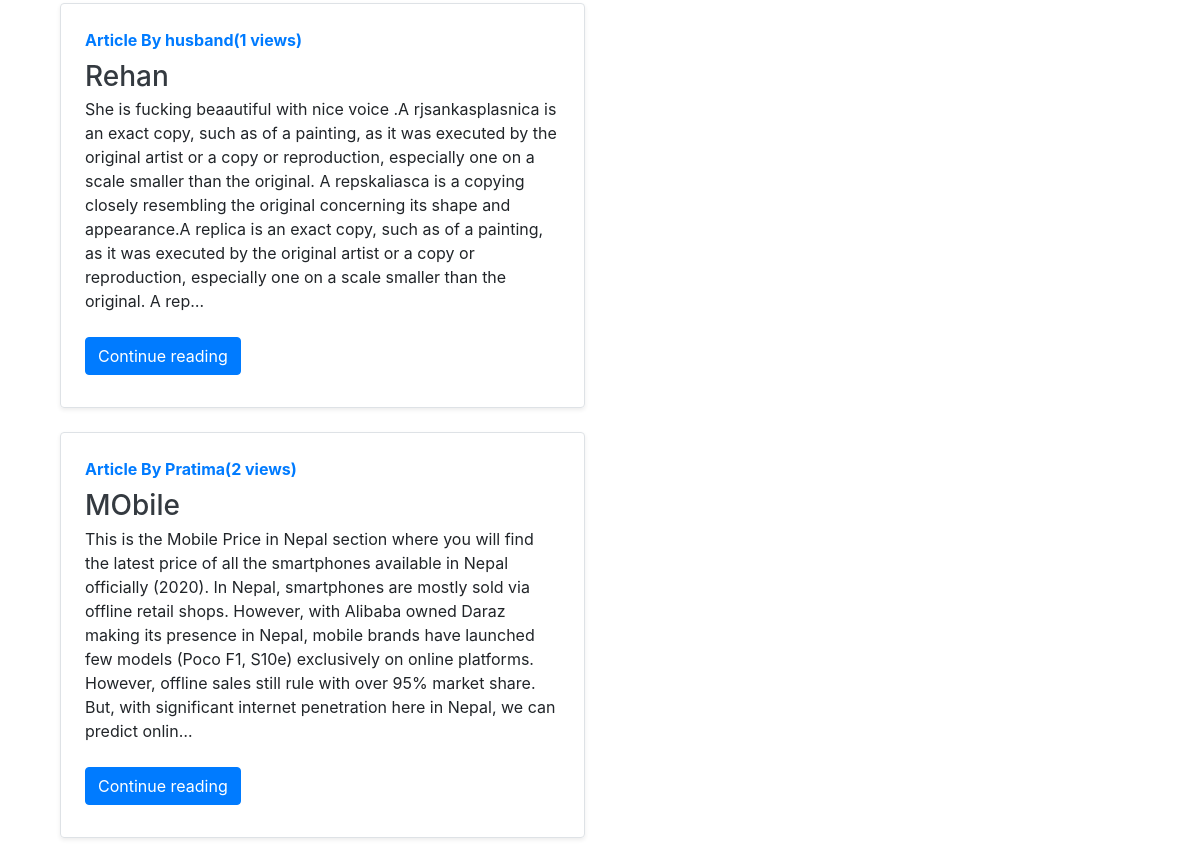
/blog/ (middle part), run on an earlier commit of the app's database.
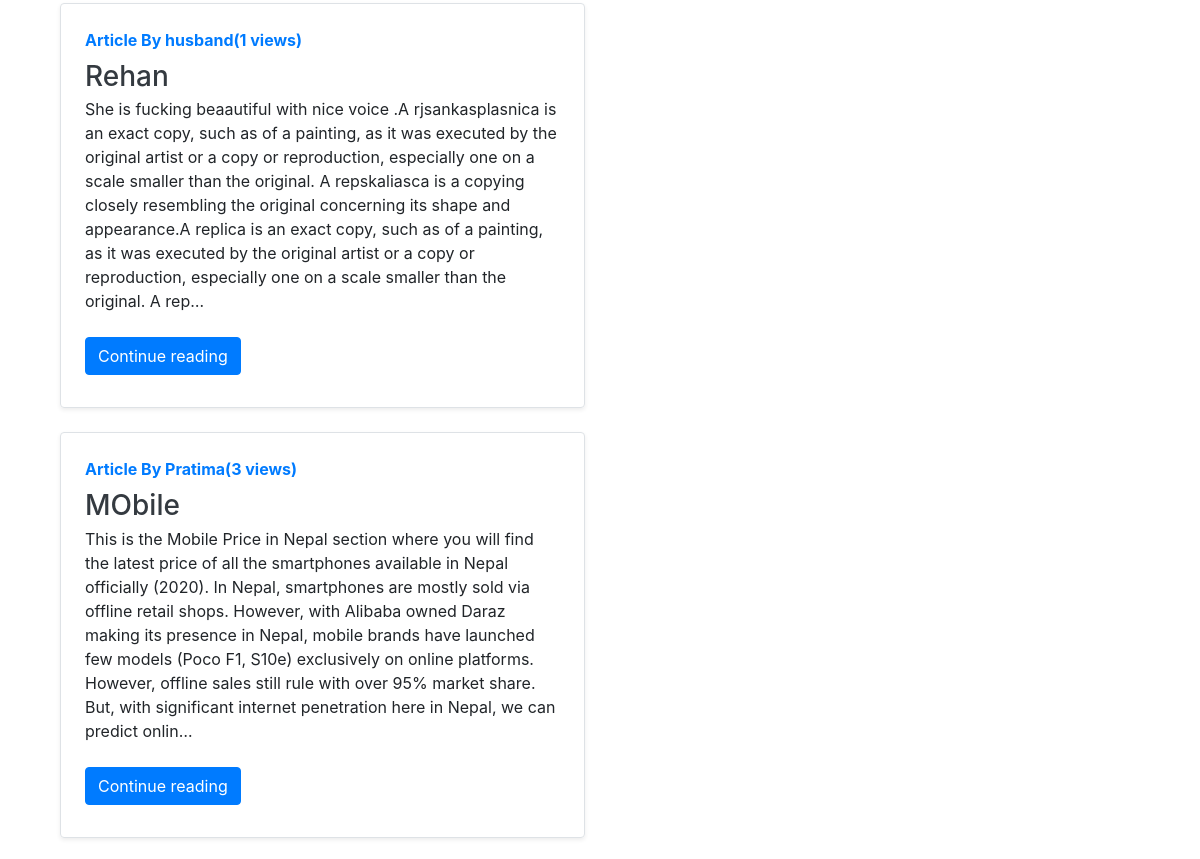
And on a later commit of the database.
### blog/models.py (models this page shows, shortened)
class Post(models.Model):
    sno = models.AutoField(primary_key=True)
    title = models.CharField(max_length=100)
    content = models.TextField()
    author = models.CharField(max_length=12)
    slug = models.CharField(max_length=120)
    views = models.IntegerField(default=0)
    timeStamp = models.DateTimeField(blank=True)

### blog/views.py (the view)
# urls.py: path('', views.blogHome, name='blogHome'),
def blogHome(request):
    allPosts = Post.objects.all()
    context = {'allPosts': allPosts}
    return render(request, 'blog/blogHome.html', context)

### templates/blog/blogHome.html (shortened to what this page needs)
{% extends 'base.html' %}
{% block body %}
<div class="container my-3">
{% for post in allPosts  %}
<div class="col-md-6">
      <div class="row no-gutters border rounded overflow-hidden flex-md-row my-4 shadow-sm h-md-250 position-relative">
        <div class="col p-4 d-flex flex-column position-static">
          <strong class="d-inline-block mb-2 text-primary">Article By {{post.author}}({{post.views}} views)</strong>
          <h3 class="mb-0"><a class="text-dark" href="/blog/{{post.slug}}">{{post.title}} </a>  </h3>
          <p class="card-text mb-auto"><div class="preview">{{post.content|safe|truncatechars:500}}</div></p>
         <div class="my-2">
          <a href="/blog/{{post.slug}}" role="button" class="btn btn-primary">Continue reading</a>
        </div>
        </div>
      </div>
    </div>
    {% endfor %}
</div>
{% endblock body %}

What changed in the data, as far as the page shows it:
changed Post "MObile": views "2" → "3"
